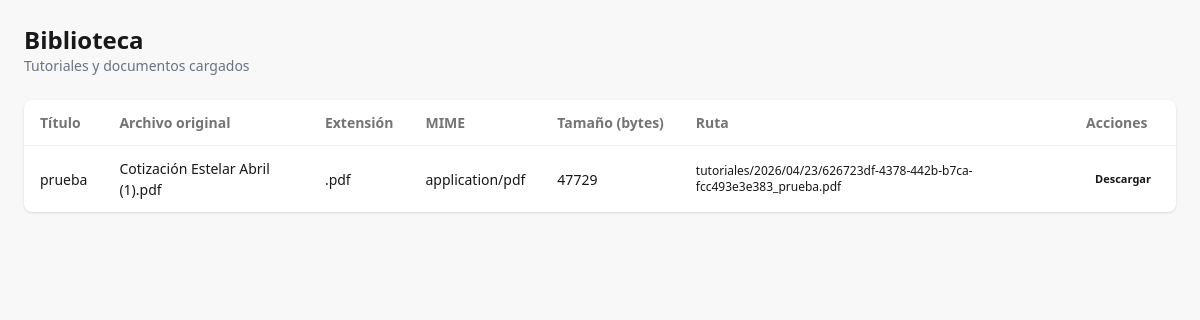
Screenshot of /library/view/ (signed in) with the database file from the repository.
### library/models.py (models this page shows, shortened)
class Tutorial(models.Model):
    titulo = models.CharField(max_length=180)
    descripcion = models.TextField(blank=True)
    archivo = models.FileField(upload_to=tutorial_upload_path)
    archivo_path = models.CharField(max_length=255, editable=False, default='')
    nombre_original = models.CharField(max_length=255, editable=False, default='')
    extension = models.CharField(max_length=20, editable=False, default='')
    mime_type = models.CharField(max_length=100, editable=False, default='application/octet-stream')
    tamano_bytes = models.BigIntegerField(editable=False, default=0)
    creado_en = models.DateTimeField(auto_now_add=True)
    actualizado_en = models.DateTimeField(auto_now=True)
    class Meta:
        ordering = ['-creado_en']

### library/views.py (the view)
# urls.py: path('view/', views.library_view, name='library_view'),
@login_required
def library_view(request):
    tutoriales = Tutorial.objects.all().order_by('-creado_en')
    return render(request, 'library_view.html', {'tutoriales': tutoriales})

### library/templates/library_view.html (shortened to what this page needs)
{% extends 'base.html' %}
{% block content %}
<div class="space-y-6">
    <div class="flex flex-col gap-4 sm:flex-row sm:items-center sm:justify-between">
        <div>
            <h1 class="text-2xl font-bold">Biblioteca</h1>
            <p class="text-sm text-gray-500">Tutoriales y documentos cargados</p>
        </div>
    </div>
    <form method="post" action="{% url 'library_delete' %}" class="space-y-4">
        <div class="overflow-x-auto bg-base-100 rounded-lg shadow">
            <table class="table w-full">
                <thead>
                    <tr>
                        <th>Título</th>
                        <th>Archivo original</th>
                        <th>Extensión</th>
                        <th>MIME</th>
                        <th>Tamaño (bytes)</th>
                        <th>Ruta</th>
                        <th>Acciones</th>
                    </tr>
                </thead>
                <tbody>
                    {% for tutorial in tutoriales %}
                        <tr>
                            <td>{{ tutorial.titulo }}</td>
                            <td>{{ tutorial.nombre_original }}</td>
                            <td>{{ tutorial.extension }}</td>
                            <td>{{ tutorial.mime_type }}</td>
                            <td>{{ tutorial.tamano_bytes }}</td>
                            <td class="text-xs">{{ tutorial.archivo_path }}</td>
                            <td class="space-x-1">
                                <a href="{% url 'library_download' tutorial.id %}" class="btn btn-ghost btn-xs">Descargar</a>
                            </td>
                        </tr>
                    {% empty %}
                        <tr>
                            <td colspan="{% if perms.library.delete_tutorial %}8{% else %}7{% endif %}" class="text-center text-gray-500 py-6">No hay documentos registrados.</td>
                        </tr>
                    {% endfor %}
                </tbody>
            </table>
        </div>
    </form>
</div>
{% endblock %}

### rows the page displays
Tutorial: titulo "prueba", nombre_original "Cotización Estelar Abril (1).pdf", extension ".pdf", mime_type "application/pdf", tamano_bytes "47729", archivo_path "tutoriales/2026/04/23/626723df-4378-442b-b7ca-fcc493e3e383_prueba.pdf"
